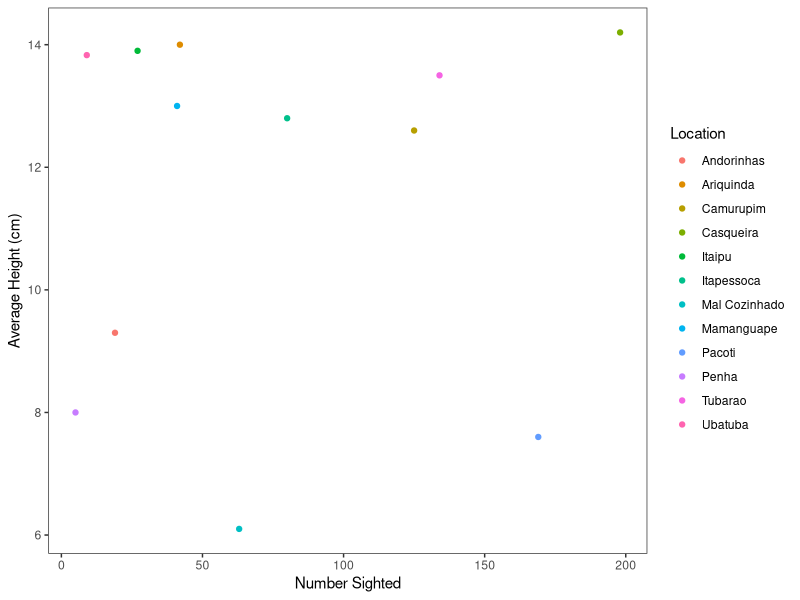

Generate this figure with R:
## ---- chunk 1
library(dplyr)
library(ggplot2)
library(tidyverse)
## ---- chunk 2
Hippocampus_reidi_Brazil <- read.csv("../raw_data/Hippocampus_reidi_Brazil.csv")
head(Hippocampus_reidi_Brazil)
## ---- chunk 3
new_data <- select(Hippocampus_reidi_Brazil, Location, Number_Sighted, Average_Height_cm) 
   

knitr::kable(head(new_data))
## ---- chunk 4
ggplot(data = new_data) + 
  geom_point(mapping = aes(x = Number_Sighted, y = Average_Height_cm, color = Location)) +
  theme_bw() +
  theme(panel.grid.major = element_blank(), panel.grid.minor = element_blank()) +
  xlab("Number Sighted") +
  ylab("Average Height (cm)") 
